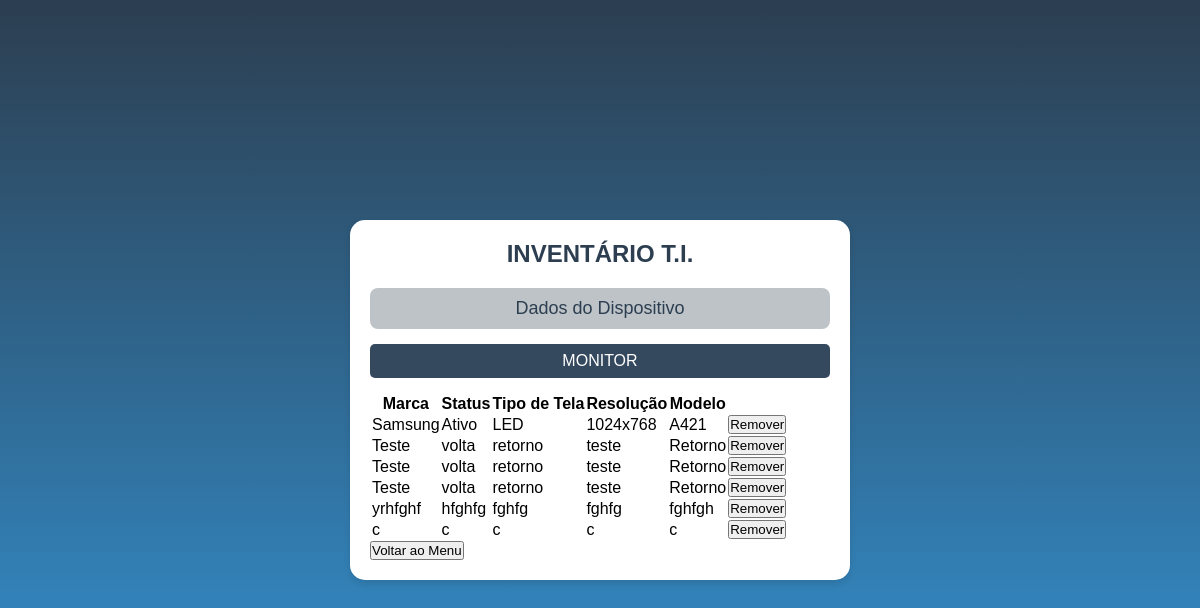
Screenshot of /listarMonitor with the database file from the repository.
### app/modelos.py (models this page shows)
class Monitor(db.Model):
    __tablename__ = 'monitor'
    id_periferico = db.Column(db.Integer, db.ForeignKey('periferico.id_patrimonio'), primary_key=True)
    tipo_tela = db.Column(db.String, nullable=True)
    resolucao = db.Column(db.String, nullable=True)
    modelo = db.Column(db.String, nullable=True)

class Periferico(db.Model):
    __tablename__ = 'periferico'
    id_patrimonio = db.Column(db.Integer, primary_key=True, autoincrement=True)
    marca = db.Column(db.String, nullable=True)
    status = db.Column(db.String, nullable=True)
    cadeira = db.relationship('Cadeira', backref='periferico', uselist=False, cascade="all, delete")
    monitor = db.relationship('Monitor', backref='periferico', uselist=False, cascade="all, delete")
    pen_drive = db.relationship('PenDrive', backref='periferico', uselist=False, cascade="all, delete")

### app/app.py (the view)
@app.route('/listarMonitor')
def listarMonitor():
    monitores = Monitor.query.all()
    return render_template('listarMonitor.html', monitores=monitores)

### templates/listarMonitor.html (shortened to what this page needs)
<!DOCTYPE html>
<html lang="pt-BR">
<head>
    <link rel="stylesheet" type="text/css" href="{{ url_for('static', filename='css/styleLista.css') }}"/>
</head>
<body>
    <div class="container2">
        <h1 class="title">INVENTÁRIO T.I.</h1>
        <div class="section-title">Dados do Dispositivo</div>
        <div class="device-type">MONITOR</div>
        <table class="device-table">
            <thead>
                <tr>
                    <th>Marca</th>
                    <th>Status</th>
                    <th>Tipo de Tela</th>
                    <th>Resolução</th>
                    <th>Modelo</th>
                </tr>
            </thead>
            <tbody>
                {% for monitor in monitores %}
                <tr>
                    <td>{{ monitor.periferico.marca }}</td>
                    <td>{{ monitor.periferico.status }}</td>
                    <td>{{ monitor.tipo_tela }}</td>
                    <td>{{ monitor.resolucao }}</td>
                    <td>{{ monitor.modelo }}</td>
                    <td>
                    <form action="{{ url_for('removerMonitor', id=monitor.id_periferico) }}" method="POST" style="display: inline;">
                            <button type="submit" class="btn btn-delete">Remover</button>
                        </form>
                    </td>
                </tr>
                {% endfor %}
            </tbody>
        </table>
        <div class="back-button">
            <button onclick="window.location.href='/'">Voltar ao Menu</button>
        </div>
    </div>
</body>
</html>

### static/css/styleLista.css (style rules this page uses)
* { margin: 0; padding: 0; box-sizing: border-box; font-family: Arial, sans-serif; }
body { min-height: 100vh; background: linear-gradient(to bottom, #2c3e50, #3498db); display: flex; justify-content: center; align-items: center; padding: 20px; }
.container2 { width: 100%; max-width: 500px; background-color: white; border-radius: 15px; padding: 20px; box-shadow: 0 4px 6px rgba(0, 0, 0, 0.1); }
.title { text-align: center; color: #2c3e50; margin-bottom: 20px; font-size: 24px; font-weight: bold; }
.section-title { background-color: #bdc3c7; color: #2c3e50; padding: 10px; border-radius: 8px; margin-bottom: 15px; text-align: center; font-size: 18px; }
.device-type { background-color: #34495e; color: white; padding: 8px; border-radius: 5px; margin-bottom: 15px; text-align: center; font-size: 16px; }

### rows the page displays
Monitor: periferico.marca "Samsung", periferico.status "Ativo", tipo_tela "LED", resolucao "1024x768", modelo "A421"
Monitor: periferico.marca "Teste", periferico.status "volta", tipo_tela "retorno", resolucao "teste", modelo "Retorno"
Monitor: periferico.marca "Teste", periferico.status "volta", tipo_tela "retorno", resolucao "teste", modelo "Retorno"
Monitor: periferico.marca "Teste", periferico.status "volta", tipo_tela "retorno", resolucao "teste", modelo "Retorno"
Monitor: periferico.marca "yrhfghf", periferico.status "hfghfg", tipo_tela "fghfg", resolucao "fghfg", modelo "fghfgh"
Monitor: periferico.marca "c", periferico.status "c", tipo_tela "c", resolucao "c", modelo "c"
